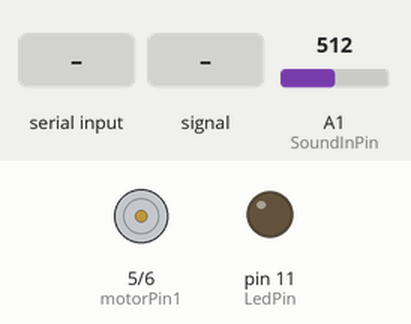
The sketch below on a simulated Arduino Uno, built with avr-gcc and run on an emulated ATmega328P. Shown: motor-driver pin pairs drawn as motors (green arrow = first pin HIGH = forward, orange = second pin HIGH = backward, longer = more drive), output pins drawn as LEDs (lit = HIGH). Inputs (shaded band) come from the test bench; at power-on: A1 (SoundInPin) = 512. What the sketch prints to the serial monitor is not drawn.

Above: at 1.2 s.
1.3 s: "1\n" received over Serial
At 2.5 s:
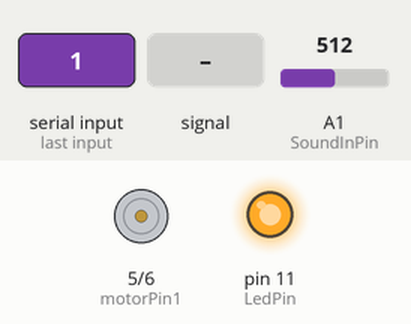
2.8 s: A1 (SoundInPin) fed a 200 Hz sine of ±81 counts around its level
At 3.0 s:
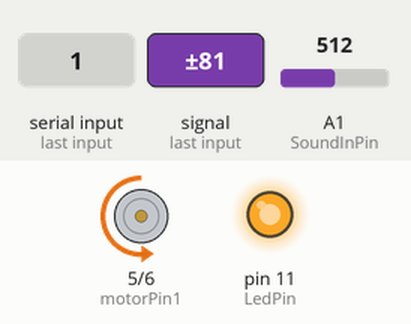
5.8 s: A1 (SoundInPin) set to 122
8.8 s: A1 (SoundInPin) set to 716
At 9.2 s:
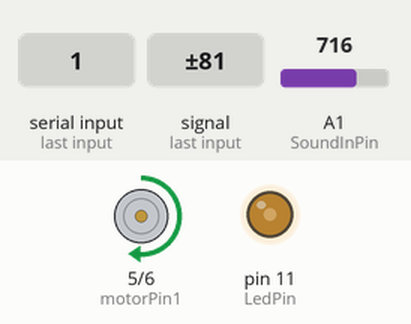
11.8 s: A1 (SoundInPin) fed a 1000 Hz sine of ±255 counts around its level
At 12.01 s:
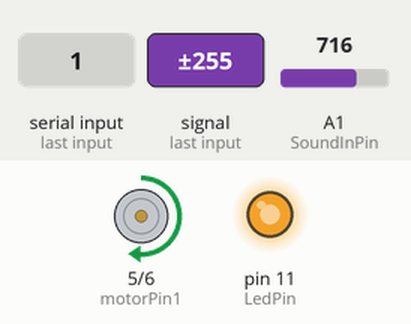
14.8 s: A1 (SoundInPin) set to 306
Timing chart, 0 to 17.8 s (numbered marks = the images above; inputs shaded):
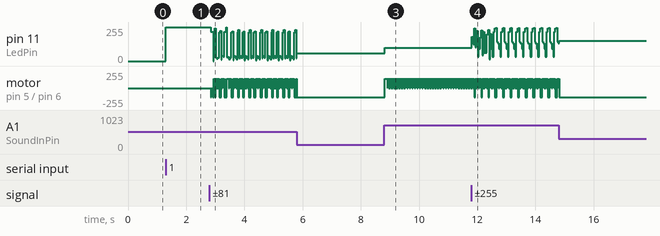

Measured:
- after the input at 1.3 s, pin 11 (LedPin): 0/255 → 255/255 at once
- after the input at 8.8 s, pin 11 (LedPin): 60/255 → 100/255 at once; motor on pin 5 (motorPin1) / pin 6 (motorPin2): backward 140/255 → forward 140/255 at once, then repeats every 0.04 s: stopped 0.01 s, forward 140/255 0.03 s

The sketch:

barbie_arduino.ino
```cpp
/*
 * For running lip sync on Chat Divas Barbie for analog audio source
 *
 */

//L293D
//Motor A
const int motorPin1  = 5;  // Pin 14 of L293
const int motorPin2  = 6;  // Pin 10 of L293


// Some other Variables we need
int SoundInPin = A1;
int LedPin = 11; //in case you want an LED to activate while mouth moves

boolean running = false;

// the setup routine runs once when you press reset:
void setup() {
  Serial.begin(9600);           // set up Serial library at 9600 bps


    //Set pins as outputs
    pinMode(motorPin1, OUTPUT);
    pinMode(motorPin2, OUTPUT);

pinMode(LedPin,OUTPUT);
/*
  AFMS.begin();  // create with the default frequency 1.6KHz
  //AFMS.begin(1000);  // OR with a different frequency, say 1KHz

  // Set the speed to start, from 0 (off) to 255 (max speed)
  myMotor->setSpeed(0); //mouth motor
  myMotor->run(FORWARD);
  // turn on motor
  myMotor->run(RELEASE);
     pinMode(SoundInPin, INPUT);
     pinMode(LedPin, OUTPUT);
  myOtherMotor->setSpeed(0); //tail motor
  myOtherMotor->run(FORWARD);
  // turn on motor
  myOtherMotor->run(RELEASE);
     pinMode(SoundInPin, INPUT);
     */
  running = false;
}

// the loop routine runs over and over again forever:
void loop() {
//analogWrite(LedPin,255);
    if (Serial.available() > 0)
    {
        switch(Serial.read())
        {
        case '1':
            running = true;
            Serial.print('\n');
            break;
        case '2':
            running = false;
            Serial.print("stopped");
            break;
        }
    }

    if (running)
    {


    uint8_t i;

    // read the input on analog pin 0:
    int sensorValue = analogRead(SoundInPin);
  // we Map another value of this for LED that can be a integer betwen 0..255
    int LEDValue = map(sensorValue,0,512,0,255);

Serial.println("LEDvalue");
Serial.println(LEDValue);
Serial.println(255 - LEDValue);

boolean suunta = 255 - LEDValue > 0;
int magnitudi = abs(255- LEDValue);
    // We Map it here down to the possible range of  mov)ement.
  //  sensorValue = map(sensorValue,0,512,0,180);
    // note normally the 512 is 1023 because of analog reading should go so far, but I changed that to get better readings.
    int MoveDelayValue = map(sensorValue,0,255,0,sensorValue);


  //sleep(50);

  Serial.println(sensorValue);
  //Serial.println(sensorValue);

  analogWrite(LedPin,LEDValue);

    int nopeus = 140;
    int aika = 30;

if( magnitudi > 1 ) {
  if( ! suunta) {

          Serial.println("Turning motor");
           digitalWrite(motorPin1, HIGH);
           digitalWrite(motorPin2, LOW);

           analogWrite(motorPin1, nopeus);
           delay(aika);

           digitalWrite(motorPin1, LOW);
           digitalWrite(motorPin2, LOW);
  } else {
           digitalWrite(motorPin1, LOW);
           digitalWrite(motorPin2, HIGH);

           analogWrite(motorPin2, nopeus);
          delay(aika);

           digitalWrite(motorPin1, LOW);
           digitalWrite(motorPin2, LOW);
  }
}
  }
}
```
